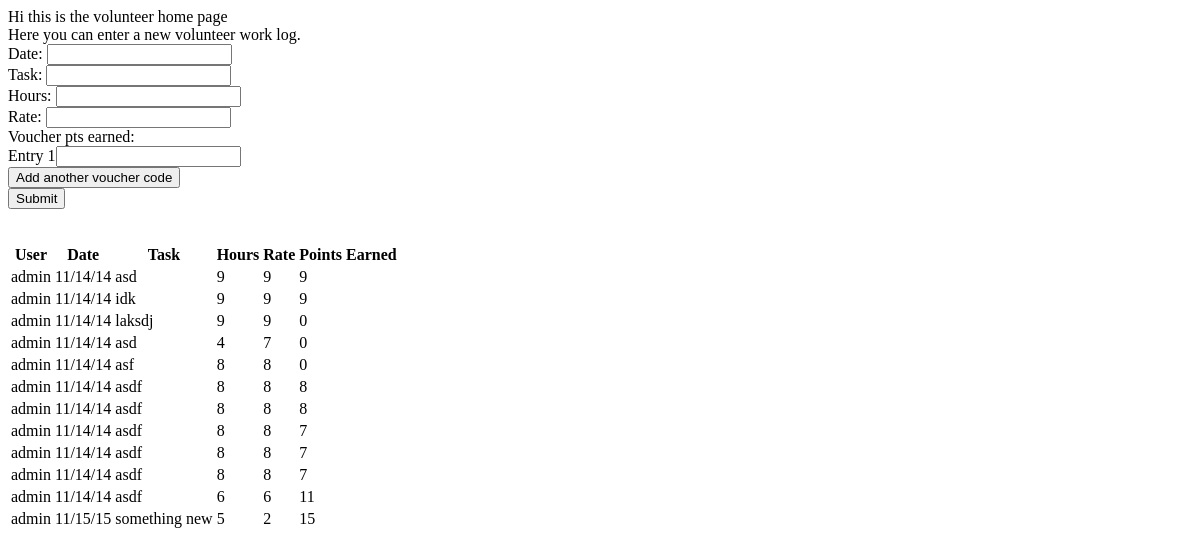
Before: /volunteer/home/ with the older database file.
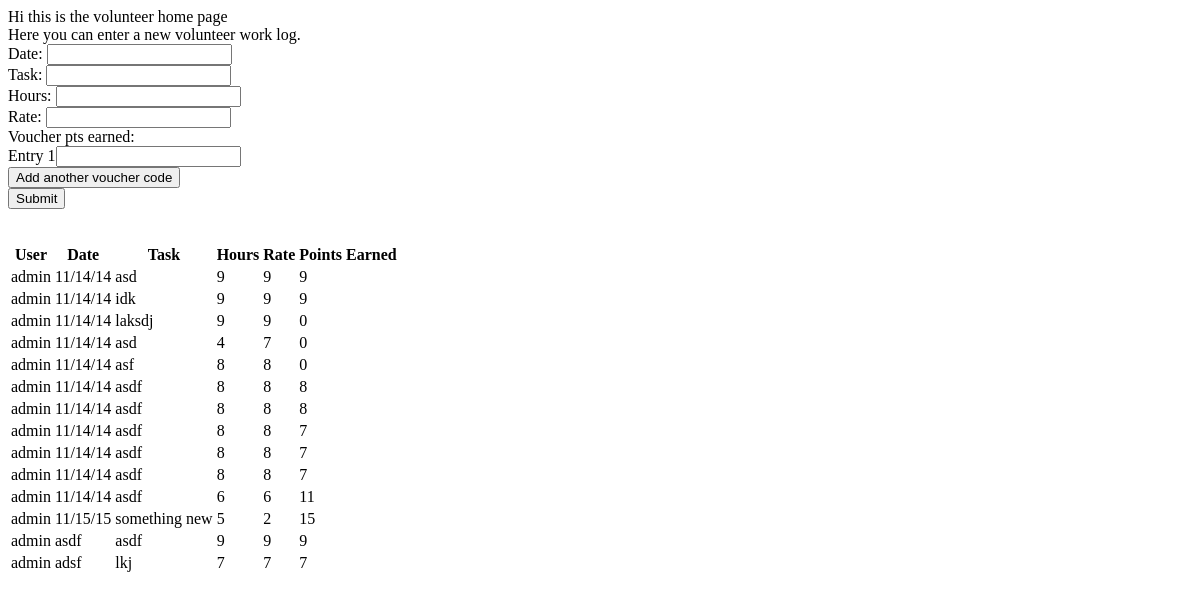
After: the same page with the newer database file.
### volunteers/models.py (models this page shows)
class Userlog(models.Model):
    user = models.ForeignKey(User, default='')
    date = models.CharField(max_length=200)
    task = models.CharField(max_length=200)
    hours = models.PositiveSmallIntegerField(default=0)
    rate = models.PositiveSmallIntegerField(default=2)
    voucherearned = models.PositiveSmallIntegerField(default=0)

### volunteers/views.py (the view)
# urls.py: url(r'^volunteer/home/$', views.volunteerHome, name="volunteerHome"),
def volunteerHome(request):
    query_results = Userlog.objects.all()
    context = {'query_results': query_results}
    return render(request,'volunteers/volunteerHome.html',context)

### volunteers/templates/volunteers/volunteerHome.html (shortened to what this page needs)
Here you can enter a new volunteer work log.
<form action="{% url 'submitNewLog' %}" method="post">{% csrf_token %}
Date:
<input type="text" name="date">
<br>
Task:
<input type="text" name="task">
<br>
Hours:
<input type="text" name="hours">
<br>
Rate:
<input type="text" name="rate">
<br>
Voucher pts earned:
<br>
<div id="dynamicInput">
          Entry 1<input type="text" name="myInputs">
</div>
<input type="button" value="Add another voucher code" onClick="addInput('dynamicInput');">
            <br>
<input type="submit" value="Submit" />
</form>
<table>
    <tr>
        <th>User</th>
        <th>Date</th>
        <th>Task</th>
        <th>Hours</th>
        <th>Rate</th>
        <th>Points Earned</th>
    </tr>
    {% for item in query_results %}
    <tr>
        <td>{{ item.user }}</td>
        <td>{{ item.date }}</td>
        <td>{{ item.task }}</td>
        <td>{{ item.hours }}</td>
        <td>{{ item.rate }}</td>
        <td>{{ item.voucherearned }}</td>
    </tr>
    {% endfor %}
</table>

Changed rows visible on the page:
added Userlog: user "admin", date "asdf", task "asdf", hours "9", rate "9", voucherearned "9"
added Userlog: user "admin", date "adsf", task "lkj", hours "7", rate "7", voucherearned "7"
